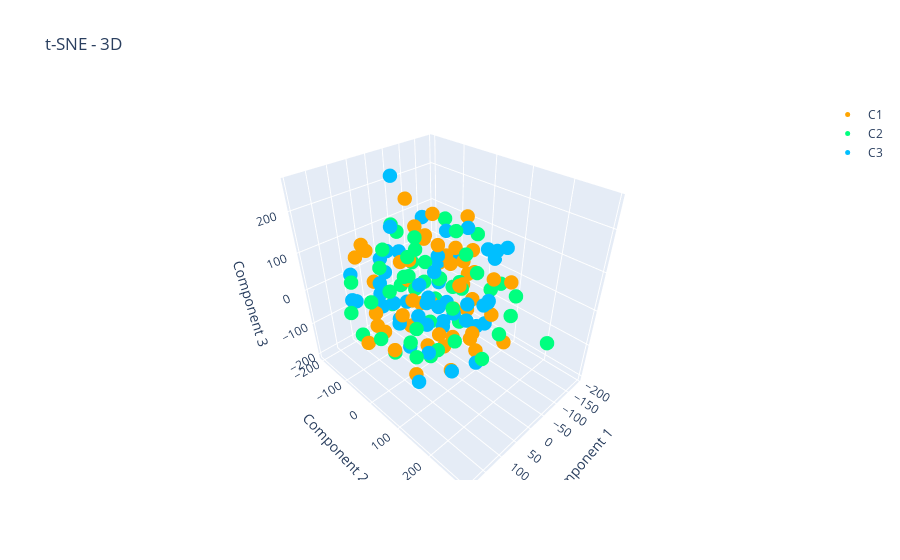

Here is the notebook cell this chart was saved with:
### Code cell
tsne_visualizer(data_dict)
